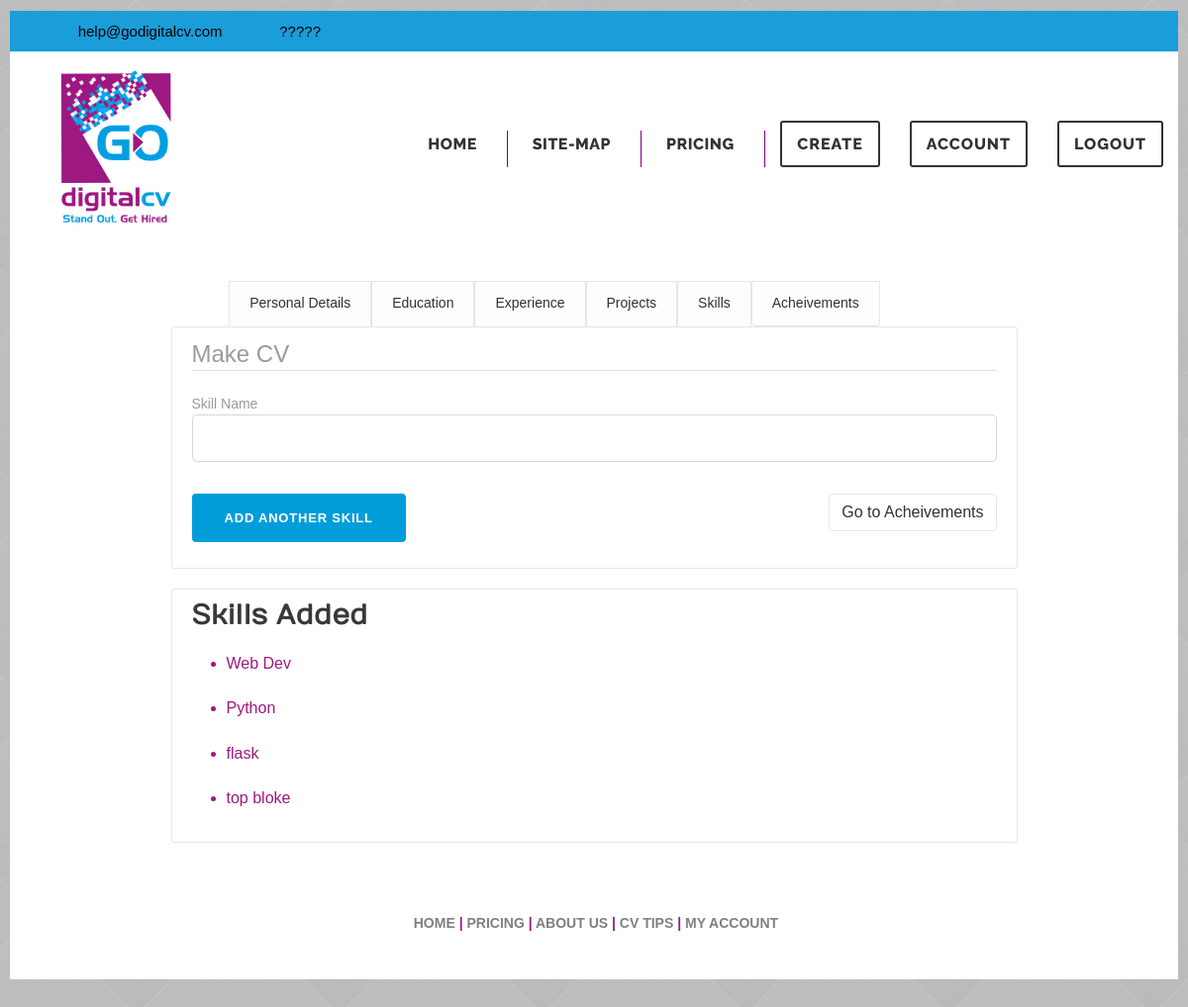
The app's page /resume/new/skills (signed in) with its own data.
### resume/models.py (models this page shows)
class skills(db.Model):
    id = db.Column(db.Integer, primary_key=True)
    skillname = db.Column(db.String(100),nullable=False)
    user_id= db.Column(db.Integer,db.ForeignKey('user.id'),nullable=False)

### resume/routes.py (the view)
@app.route("/resume/new/skills", methods=['GET', 'POST'])
@login_required
def postskills():
    form = usersk()
    skillsadded = skills.query.filter_by(skill=current_user).all()
    if form.validate_on_submit():
        sk = skills(skillname=form.skillname.data, skill=current_user)
        db.session.add(sk)
        db.session.commit()
        return redirect(url_for("postskills"))
    return render_template("skills.html", title="Skills", form=form, skillsadded=skillsadded)

### resume/forms.py
class usersk(FlaskForm):
    skillname = StringField("Skill Name",
        validators=[DataRequired(),Length(min=3)])
    submit = SubmitField("Add Another skill")

### resume/models.py (called while the page is built)
@login_manager.user_loader
def load_user(id):
    return user.query.get(int(id))

### resume/templates/skills.html (shortened to what this page needs)
{% extends "layout.html" %} {% block content %}
<div class="content-section">
  <form method="POST" action="">
    <fieldset class="form-group" id="cloneunder">
      <legend class="border-bottom mb-4">Make CV</legend>
      <div class="form-group" id="skillclass">
        {{ form.skillname.label(class="form-control-label") }} {% if
        form.skillname.errors %} {{ form.skillname(class="form-control
        form-control-lg is-invalid") }}
        <div class="invalid-feedback">
          {% for error in form.skillname.errors %}
          <span>{{error}} </span>
          {% endfor %}
        </div>
        {% else %} {{ form.skillname(class="form-control form-control-lg") }} {%
        endif %}
      </div>
    </fieldset>
    <a
      href="/resume/new/acheive"
      class="btn btn-outline-success"
      style="float: right"
      >Go to Acheivements</a
    >
    <div class="form-group">
      {{ form.submit(class="btn btn-outline-info") }}
    </div>
  </form>
</div>
{% if skillsadded %}
<div class="content-section">
  <h4>Skills Added</h4>
  {% for skills in skillsadded %}
  <ul>
    <li>{{ skills.skillname }}</li>
  </ul>
  {% endfor %}
</div>
{% endif %} {% endblock content %}

### resume/static/main.css (style rules this page uses)
body { background: #fafafa; color: #333333; margin-top: 50rem; }
h1, h2, h3, h4, h5, h6 { color: #444444; }
.content-section { background: #ffffff; padding: 10px 20px; border: 1px solid #dddddd; border-radius: 3px; margin-bottom: 20px; }
.infinite-body a { color: #323232 !important; }

### resume/static/css/gdlr-style-custom.css (style rules this page uses)
.infinite-body h1, .infinite-body h2, .infinite-body h3, .infinite-body h4, .infinite-body h5, .infinite-body h6 { margin-top: 0px; margin-bottom: 20px; line-height: 1.2; font-weight: 700; }
.infinite-body h1, .infinite-body h2, .infinite-body h3, .infinite-body h4, .infinite-body h5, .infinite-body h6, .infinite-body .infinite-title-font, .infinite-body .gdlr-core-title-font { font-family: 'Numans', sans-serif; }
.infinite-body, .infinite-body .gdlr-core-content-font, .infinite-body input, .infinite-body textarea, .infinite-body button, .infinite-body select, .infinite-body .infinite-content-font, .gdlr-core-audio .mejs-container * { font-family: 'Raleway', sans-serif; }
.infinite-body h4 { font-size: 28px; }
.infinite-body { font-size: 15px; }
.infinite-body, .infinite-body p, .infinite-line-height, .gdlr-core-line-height { line-height: 1.7; }
.infinite-body, .infinite-body span.wpcf7-not-valid-tip { color: #9b9b9b; }
.infinite-body h1, .infinite-body h2, .infinite-body h3, .infinite-body h4, .infinite-body h5, .infinite-body h6 { color: #383838; }
.infinite-body a { color: #678f33; }
.infinite-body input, .infinite-body textarea { background-color: #ffffff; }
.infinite-body input, .infinite-body textarea { border-color: #d7d7d7; }
.infinite-body input, .infinite-body textarea { color: #4e4e4e; }

### records on screen
skills: skillname "Web Dev"
skills: skillname "Python"
skills: skillname "flask"
skills: skillname "top bloke"
